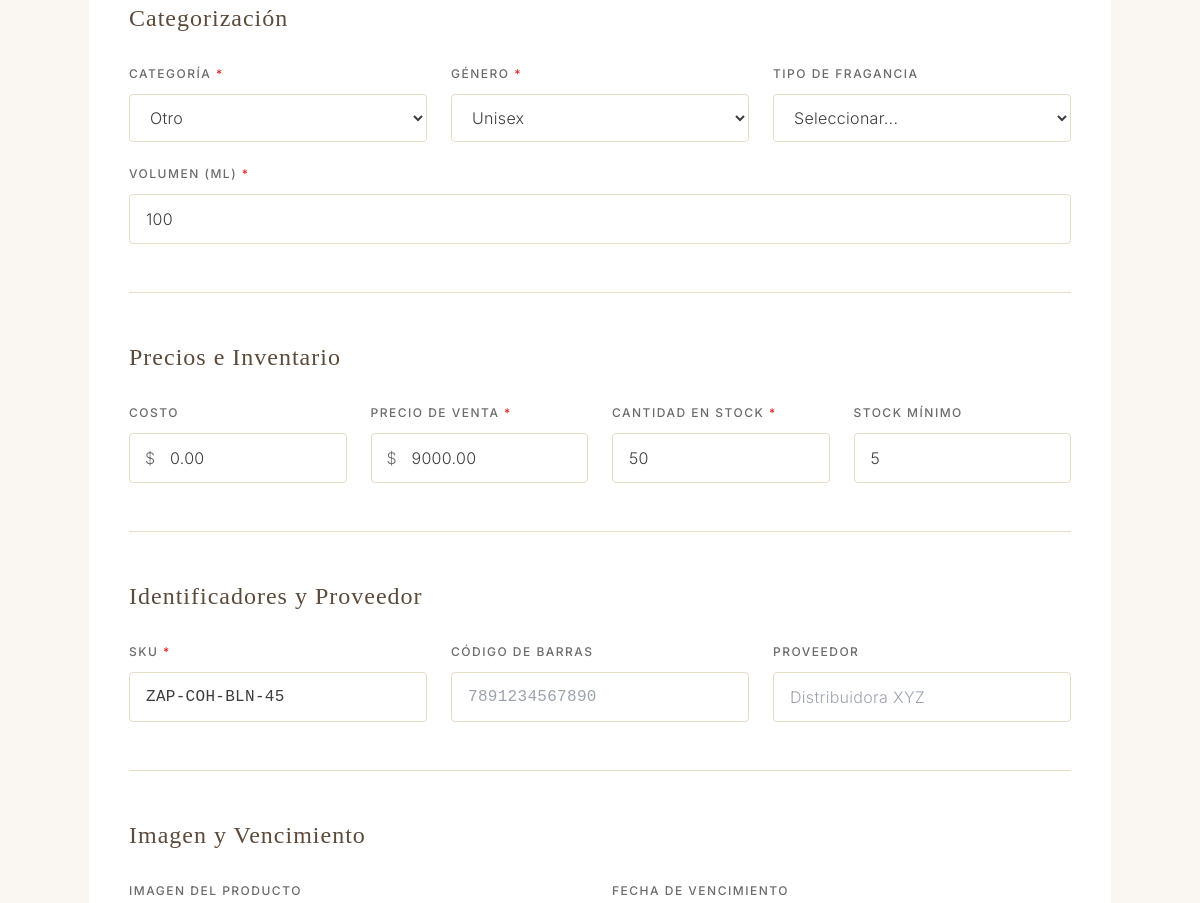
The app's page /products/2/edit/ (signed in, middle part), older data.
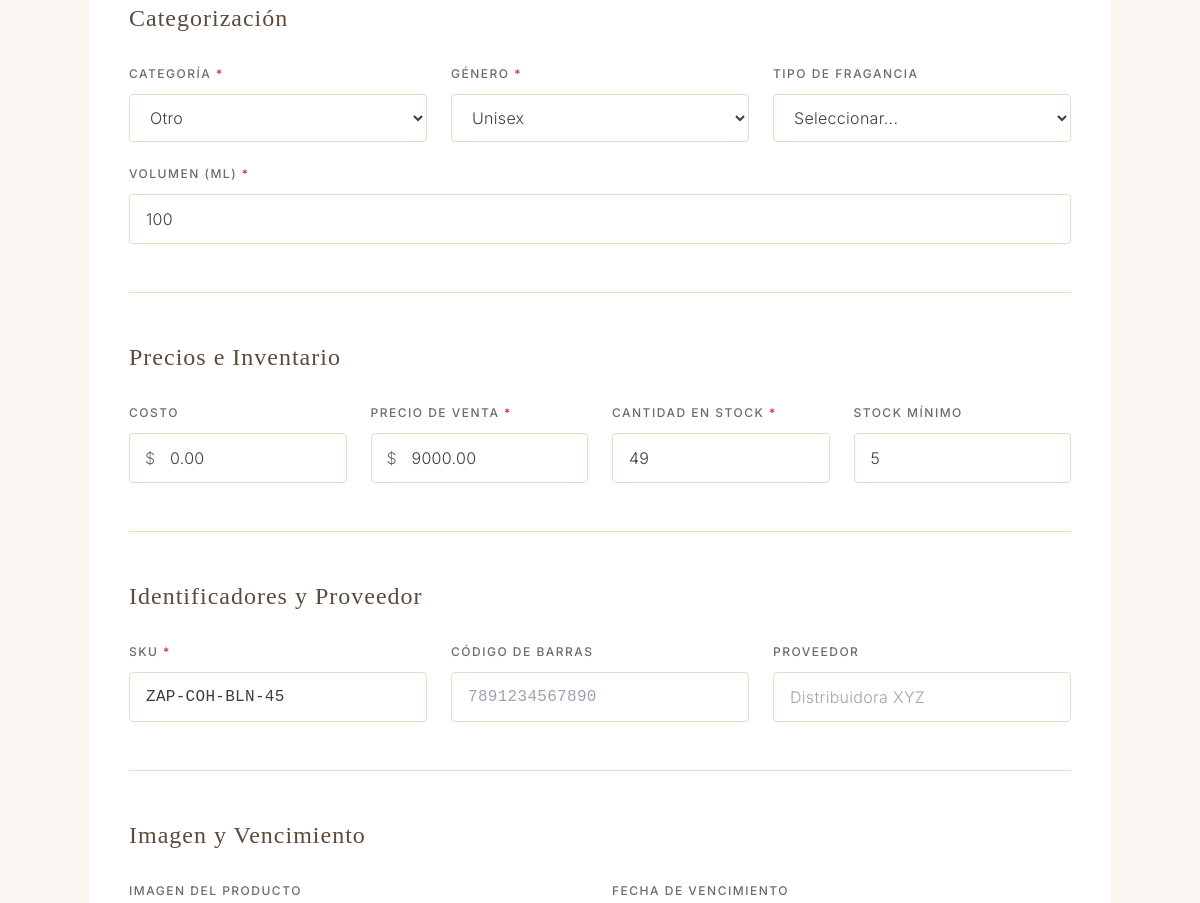
The same page, newer data.
### products/models.py (models this page shows, shortened)
class Product(models.Model):
    CATEGORY_CHOICES = [
        ('PERFUME', 'Perfume'),
        ('EDT', 'Eau de Toilette'),
        ('EDC', 'Eau de Cologne'),
        ('EDP', 'Eau de Parfum'),
        ('BODY_SPRAY', 'Body Spray'),
        ('LOTION', 'Loción Corporal'),
        ('CREAM', 'Crema'),
        ('GEL', 'Gel'),
        ('DEODORANT', 'Desodorante'),
        ('OTHER', 'Otro'),
    ]
    GENDER_CHOICES = [
        ('M', 'Masculino'),
        ('F', 'Femenino'),
        ('U', 'Unisex'),
    ]
    FRAGRANCE_CHOICES = [
        ('FLORAL', 'Floral'),
        ('ORIENTAL', 'Oriental'),
        ('WOODY', 'Amaderado'),
        ('FRESH', 'Fresco'),
        ('CITRUS', 'Cítrico'),
        ('FRUITY', 'Frutal'),
        ('SPICY', 'Especiado'),
        ('AQUATIC', 'Acuático'),
        ('GOURMAND', 'Gourmand'),
        ('OTHER', 'Otro'),
    ]
    name = models.CharField(max_length=200, verbose_name="Nombre")
    brand = models.CharField(max_length=100, verbose_name="Marca", default='Sin Marca')
    description = models.TextField(verbose_name="Descripción")
    category = models.CharField(max_length=20, choices=CATEGORY_CHOICES, verbose_name="Categoría", default='OTHER')
    gender = models.CharField(max_length=1, choices=GENDER_CHOICES, verbose_name="Género", default='U')
    fragrance_type = models.CharField(max_length=20, choices=FRAGRANCE_CHOICES, verbose_name="Tipo de Fragancia", blank=True)
    volume = models.IntegerField(verbose_name="Volumen (ml)", help_text="Volumen en mililitros", default=100)
    price = models.DecimalField(max_digits=10, decimal_places=2, verbose_name="Precio")
    cost = models.DecimalField(max_digits=10, decimal_places=2, verbose_name="Costo", default=0, help_text="Costo de adquisición")
    quantity = models.IntegerField(verbose_name="Cantidad en Stock")
    min_stock = models.IntegerField(verbose_name="Stock Mínimo", default=5, help_text="Alerta cuando el stock sea menor o igual a este valor")
    sku = models.CharField(max_length=100, unique=True, verbose_name="SKU")
    barcode = models.CharField(max_length=50, verbose_name="Código de Barras", blank=True)
    supplier = models.CharField(max_length=200, verbose_name="Proveedor", blank=True)
    image = models.ImageField(upload_to='products/', verbose_name="Imagen", blank=True, null=True)
    expiration_date = models.DateField(verbose_name="Fecha de Vencimiento", blank=True, null=True)
    created_at = models.DateTimeField(auto_now_add=True)
    updated_at = models.DateTimeField(auto_now=True)
    class Meta:
        verbose_name = "Producto"
        verbose_name_plural = "Productos"
        ordering = ['-created_at']

### products/views.py (the view, shortened to what this page needs)
# urls.py: path('products/<int:pk>/edit/', views.product_edit, name='product_edit'),
@login_required
def product_edit(request, pk):
    product = get_object_or_404(Product, pk=pk)
    return render(request, 'products/product_form.html', {'product': product})

### templates/products/product_form.html (shortened to what the changed rows need)
{% extends 'base.html' %}
{% load l10n %}
{% block content %}
<div class="max-w-5xl mx-auto">
    <form method="POST" enctype="multipart/form-data" class="minimal-card p-10">
        <div class="mb-12 pb-12" style="border-bottom: 1px solid var(--beige);">
            <h2 class="serif text-2xl mb-8" style="color: var(--dark-brown); font-weight: 400; letter-spacing: 1px;">
                Categorización
            </h2>
            <div class="space-y-6">
                <div class="grid grid-cols-1 md:grid-cols-3 gap-6">
                    <div>
                        <label for="category" class="block text-xs font-medium mb-3" style="color: var(--soft-gray); letter-spacing: 1.5px; text-transform: uppercase;">
                            Categoría <span style="color: #DC2626;">*</span>
                        </label>
                        <select name="category" id="category" required
                                class="w-full px-4 py-3 border rounded text-base"
                                style="border-color: var(--beige); background-color: white; color: var(--charcoal);">
                            <option value="OTHER" {% if product and product.category == 'OTHER' %}selected{% endif %}>Otro</option>
                        </select>
                    </div>
                    <div>
                        <label for="gender" class="block text-xs font-medium mb-3" style="color: var(--soft-gray); letter-spacing: 1.5px; text-transform: uppercase;">
                            Género <span style="color: #DC2626;">*</span>
                        </label>
                        <select name="gender" id="gender" required
                                class="w-full px-4 py-3 border rounded text-base"
                                style="border-color: var(--beige); background-color: white; color: var(--charcoal);">
                            <option value="U" {% if product and product.gender == 'U' %}selected{% endif %}>Unisex</option>
                        </select>
                    </div>
                </div>
                <div>
                    <label for="volume" class="block text-xs font-medium mb-3" style="color: var(--soft-gray); letter-spacing: 1.5px; text-transform: uppercase;">
                        Volumen (ml) <span style="color: #DC2626;">*</span>
                    </label>
                    <input type="number" name="volume" id="volume" required
                           value="{% if product %}{{ product.volume }}{% endif %}"
                           placeholder="100"
                           class="w-full px-4 py-3 border rounded text-base"
                           style="border-color: var(--beige); background-color: white; color: var(--charcoal);">
                </div>
            </div>
        </div>
        <div class="mb-12 pb-12" style="border-bottom: 1px solid var(--beige);">
            <h2 class="serif text-2xl mb-8" style="color: var(--dark-brown); font-weight: 400; letter-spacing: 1px;">
                Precios e Inventario
            </h2>
            <div class="grid grid-cols-1 md:grid-cols-4 gap-6">
                <div>
                    <div class="relative">
                        <span class="absolute inset-y-0 left-0 pl-4 flex items-center text-base" style="color: var(--soft-gray);">$</span>
                        <input type="number" name="cost" id="cost" step="0.01" min="0"
                               value="{% if product %}{{ product.cost|unlocalize }}{% else %}0{% endif %}"
                               class="w-full pl-10 pr-4 py-3 border rounded text-base"
                               style="border-color: var(--beige); background-color: white; color: var(--charcoal);">
                    </div>
                </div>
                <div>
                    <div class="relative">
                        <span class="absolute inset-y-0 left-0 pl-4 flex items-center text-base" style="color: var(--soft-gray);">$</span>
                        <input type="number" name="price" id="price" step="0.01" required min="0"
                               value="{% if product %}{{ product.price|unlocalize }}{% endif %}"
                               class="w-full pl-10 pr-4 py-3 border rounded text-base"
                               style="border-color: var(--beige); background-color: white; color: var(--charcoal);">
                    </div>
                </div>
                <div>
                    <label for="quantity" class="block text-xs font-medium mb-3" style="color: var(--soft-gray); letter-spacing: 1.5px; text-transform: uppercase;">
                        Cantidad en Stock <span style="color: #DC2626;">*</span>
                    </label>
                    <input type="number" name="quantity" id="quantity" required min="0"
                           value="{% if product %}{{ product.quantity }}{% endif %}"
                           class="w-full px-4 py-3 border rounded text-base"
                           style="border-color: var(--beige); background-color: white; color: var(--charcoal);">
                </div>
                <div>
                    <label for="min_stock" class="block text-xs font-medium mb-3" style="color: var(--soft-gray); letter-spacing: 1.5px; text-transform: uppercase;">
                        Stock Mínimo
                    </label>
                    <input type="number" name="min_stock" id="min_stock" min="0"
                           value="{% if product %}{{ product.min_stock }}{% else %}5{% endif %}"
                           class="w-full px-4 py-3 border rounded text-base"
                           style="border-color: var(--beige); background-color: white; color: var(--charcoal);">
                </div>
            </div>
        </div>
        <div class="mb-12 pb-12" style="border-bottom: 1px solid var(--beige);">
            <h2 class="serif text-2xl mb-8" style="color: var(--dark-brown); font-weight: 400; letter-spacing: 1px;">
                Identificadores y Proveedor
            </h2>
            <div class="grid grid-cols-1 md:grid-cols-3 gap-6">
                <div>
                    <label for="sku" class="block text-xs font-medium mb-3" style="color: var(--soft-gray); letter-spacing: 1.5px; text-transform: uppercase;">
                        SKU <span style="color: #DC2626;">*</span>
                    </label>
                    <input type="text" name="sku" id="sku" required
                           value="{% if product %}{{ product.sku }}{% endif %}"
                           placeholder="PERF-CHANEL-100"
                           class="w-full px-4 py-3 border rounded text-base font-mono"
                           style="border-color: var(--beige); background-color: white; color: var(--charcoal);">
                </div>
            </div>
        </div>
        <div class="mb-12">
            <h2 class="serif text-2xl mb-8" style="color: var(--dark-brown); font-weight: 400; letter-spacing: 1px;">
                Imagen y Vencimiento
            </h2>
        </div>
    </form>
</div>
{% endblock %}

Row changes from the older to the newer data that the page shows:
changed Product "Otro": quantity "50" → "49"
